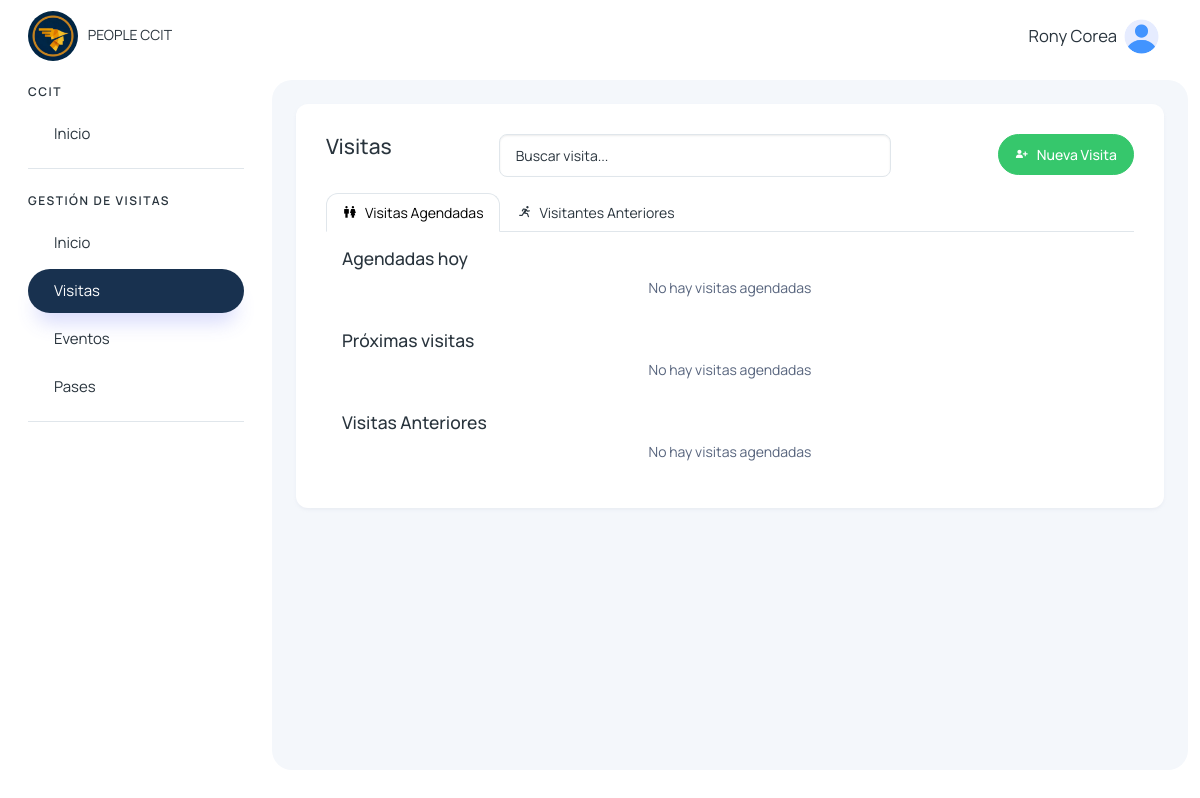
The app's page /visitas/todas (signed in), older data.
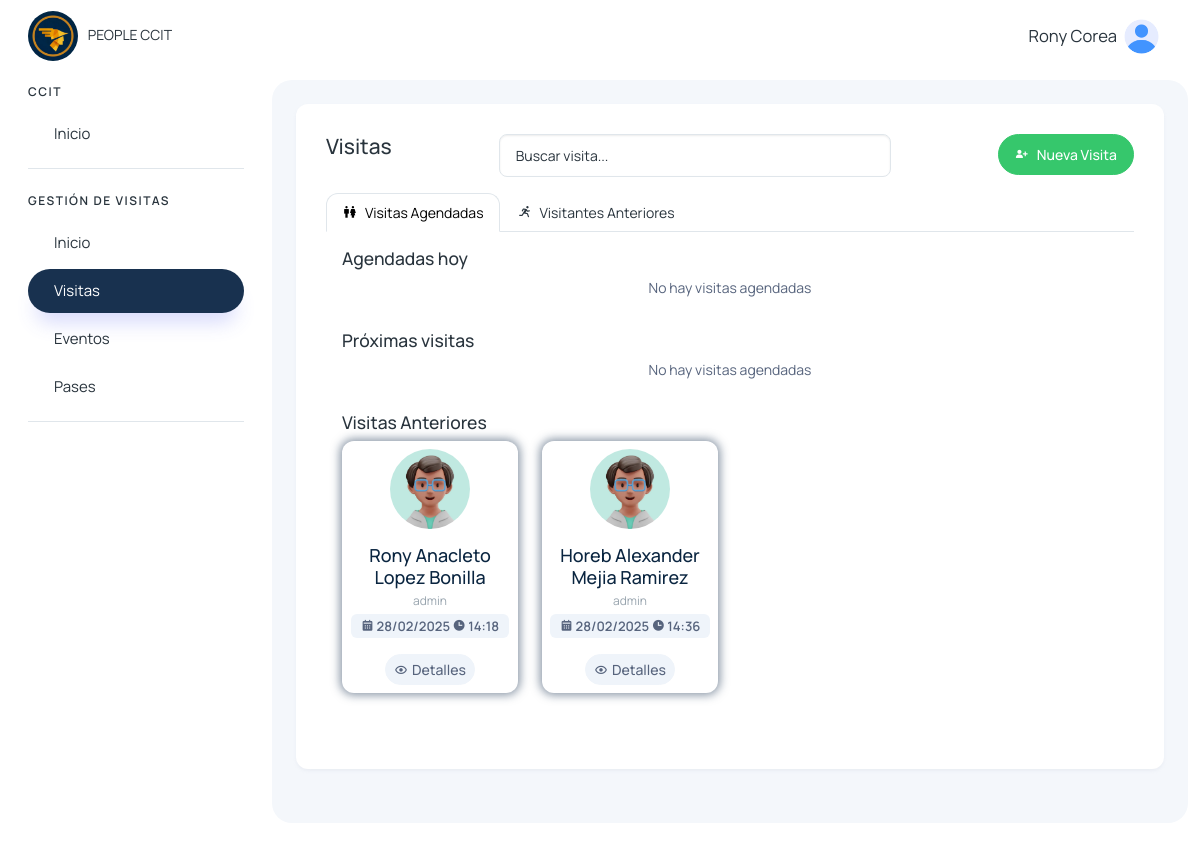
The same page, newer data.
### visitantes/models.py (models this page shows, shortened)
class Visita(models.Model):
    cod_visita = models.CharField(max_length=50, unique=True)
    visitante = models.CharField(max_length=500)
    motivo = models.TextField()
    accion = models.TextField(null=True, blank=True)
    tipo = models.TextField()
    agendado_presente = models.CharField(max_length=500, null=True, blank=True)
    estado_visitante = models.CharField(max_length=500, null=True, blank=True)
    area_departamento = models.CharField(max_length=255)
    persona_visitada = models.CharField(max_length=255)
    fecha_visita = models.DateField()
    hora_ingreso = models.TimeField()
    hora_salida = models.TimeField(null=True, blank=True)
    usuario_registro = models.CharField(max_length=50)
    num_pase = models.CharField(max_length=50, null=True, blank=True)
    foto_documento_identificacion = models.ImageField(upload_to='visitantes/', blank=True, null=True)
    created_at = models.DateTimeField(auto_now_add=True)
    updated_at = models.DateTimeField(auto_now=True)

### visitantes/views.py (the view)
# urls.py: path('visitas/todas', views.visitas_recepcion, name='visitas_recepcion'),
@login_required
def visitas_recepcion(request):
    today = timezone.localdate()
    visitas_dentro = Visita.objects.filter(estado_visitante='out').order_by('fecha_visita', 'hora_ingreso')
    visitas_agendadas_hoy = Visita.objects.filter(
        Q(estado_visitante='agendado', agendado_presente='agendado'),
        fecha_visita=today
    ).order_by('fecha_visita', 'hora_ingreso')
    visitas_agendadas = Visita.objects.filter(
        Q(estado_visitante='agendado', agendado_presente='agendado'),
        fecha_visita__gt=today
    ).order_by('fecha_visita', 'hora_ingreso')
    visitas_anteriores = Visita.objects.filter(
        Q(agendado_presente='agendado'),
        fecha_visita__lt=today
    ).order_by('-fecha_visita', 'hora_ingreso')
    visitantes_visita = VisitanesVisita.objects.all()
    pertenencias = PertenenciasVisitante.objects.all()
    pases = PaseAcceso.objects.all()
    eventos = EventoCapacitacion.objects.all().order_by('fecha', 'hora_inicio')
    visitante_por_documento = {v.documento_identificacion: v.nombre for v in visitantes_visita}
    visitas_info = {}
    for visita in visitas_dentro:
        visitas_info[visita.cod_visita] = {
            'visita': visita,
            'visitantes': [v for v in visitantes_visita if v.cod_visita == visita.cod_visita],
            'pertenencias': [p for p in pertenencias if p.cod_visita == visita.cod_visita],
        }
    visitas_agendadas_hoy_info = {}
    for visita in visitas_agendadas_hoy:
        visitas_agendadas_hoy_info[visita.cod_visita] = {
            'visita': visita,
            'visitantes': [v for v in visitantes_visita if v.cod_visita == visita.cod_visita],
            'pertenencias': [p for p in pertenencias if p.cod_visita == visita.cod_visita],
        }
    visitas_agendadas_info = {}
    for visita in visitas_agendadas:
        visitas_agendadas_info[visita.cod_visita] = {
            'visita': visita,
            'visitantes': [v for v in visitantes_visita if v.cod_visita == visita.cod_visita],
            'pertenencias': [p for p in pertenencias if p.cod_visita == visita.cod_visita],
        }
    visitas_anteriores_info = {}
    for visita in visitas_anteriores:
        visitas_anteriores_info[visita.cod_visita] = {
            'visita': visita,
            'visitantes': [v for v in visitantes_visita if v.cod_visita == visita.cod_visita],
            'pertenencias': [p for p in pertenencias if p.cod_visita == visita.cod_visita],
        }
    return render(request, 'visitantes/recepcion/principales/visitas.html', {
        'visitas_dentro': visitas_dentro,
        'visitas_agendadas': visitas_agendadas,
        'visitas_anteriores': visitas_anteriores,
        'visitas_agendadas_hoy': visitas_agendadas_hoy,
        'visitantes_visita': visitantes_visita,
        'pertenencias': pertenencias,
        'visitas_info': visitas_info,
        'visitas_agendadas_info': visitas_agendadas_info,
        'visitas_anteriores_info': visitas_anteriores_info,
        'visitas_agendadas_hoy_info': visitas_agendadas_hoy_info,
        'pases': pases,
        'eventos': eventos,
        'visitante_por_documento': visitante_por_documento,
    })

### usuarios/templatetags/dict_extras.py (called while the page is built)
@register.filter
def dict_get(dictionary, key):
    return dictionary.get(key, '')

### visitantes/context_processors.py (called while the page is built)
def grupos_usuario(request):
    if request.user.is_authenticated:
        grupos = request.user.groups.all()
    else:
        grupos = []
    return {'user_grupos': grupos}

### templates/visitantes/recepcion/principales/visitas.html (shortened to what the changed rows need)
{% extends 'layout/layout.html' %}
{% block content %}
{% load static %}
{% load dict_extras %}
<div>
    <div class="tab-content">
        <div class="tab-pane active" id="v_agendada" role="tabpanel">
            <div class="row p-3">
                <h5>Visitas Anteriores</h5>
                {% for visita in visitas_anteriores %}
                <div class="col-12 col-sm-12 col-md-6 col-lg-3 col-xl-3">
                    <div class="card hover-img card-visita-dentro">
                        <div class="card-body p-2 text-center border-none">
                            <img src="{% static '/assets/images/profile/user-3.jpg' %}" alt="matdash-img" class="rounded-circle mb-3" width="80" height="80">
                            <h4 class="card-title mb-1">{{visita.visitante}}</h4>
                            <div class=" mb-1 row">
                                <span class="fs-2">{{visita.persona_visitada}}</span>
                            </div>
                            <span class="badge text-bg-light text-secondary">
                                <i class='bx bxs-calendar'></i> {{visita.fecha_visita | date:'d/m/Y' }}
                                <i class='bx bxs-time' ></i> {{visita.hora_ingreso}}
                            </span>
                        </div>
                        <ul class="px-2 py-2 list-unstyled d-flex align-items-center justify-content-center mb-0">
                            <li class="position-relative">
                                <button class="btn btn-light btn-sm text-secondary d-flex align-items-center justify-content-center text-center fs-3" data-bs-toggle="modal" data-bs-target="#verDetallesVisitante{{visita.id}}">
                                    <i class='bx bx-show' style="margin-right: 4px;"></i> Detalles
                                </button>
                            </li>
                        </ul>
                    </div>
                </div>
                {% empty %}
                    <div class="col-12 text-center text-secondary">
                        No hay visitas agendadas
                    </div>
                {% endfor %}
            </div>
        </div>
    </div>
</div>
{% endblock %}

### templates/layout/layout.html (shortened to what the changed rows need)
{% load static %}
<!DOCTYPE html>
<html lang="en">
<head>
    <link href='https://unpkg.com/boxicons@2.1.4/css/boxicons.min.css' rel='stylesheet'>
    <link rel="stylesheet" href="https://cdn.jsdelivr.net/npm/sweetalert2@11.4.4/dist/sweetalert2.min.css">
    <link rel="stylesheet" href="{% static '/assets/css/styles.min.css' %}" />
</head>
<body>
  <div class="page-wrapper" id="main-wrapper" data-layout="vertical" data-navbarbg="skin6" data-sidebartype="full"
  data-sidebar-position="fixed" data-header-position="fixed">
    <aside class="left-sidebar">
        <div>
            <nav class="sidebar-nav scroll-sidebar" data-simplebar="">
                <ul id="sidebarnav">
                    {% for grupo in user_grupos %}
                        {% if grupo.name == "visitas_recepcion_group" or grupo.name == "admin_group" or grupo.name == 'super_admin' %}
                            <li class="nav-small-cap">
                                <span class="hide-menu">GESTIÓN DE VISITAS</span>
                            </li>
                            <li class="sidebar-item">
                                <a class="sidebar-link" href="{% url 'inicio_recepcion' %}" aria-expanded="false">
                                    <span class="hide-menu">Inicio</span>
                                </a>
                            </li>
                            <li class="sidebar-item">
                                <a class="sidebar-link" href="{% url 'visitas_recepcion' %}" aria-expanded="false">
                                    <span class="hide-menu">Visitas</span>
                                </a>
                            </li>
                            <li class="sidebar-item">
                                <a class="sidebar-link" href="{% url 'eventos_capacitaciones' %}" aria-expanded="false">
                                    <span class="hide-menu">Eventos</span>
                                </a>
                            </li>
                            <li class="sidebar-item">
                                <a class="sidebar-link" href="{% url 'pases_recepcion' %}" aria-expanded="false">
                                    <span class="hide-menu">Pases</span>
                                </a>
                            </li>
                        {% endif %}
                    {% endfor %}
                </ul>
            </nav>
        </div>
    </aside>
  <div class="body-wrapper">
            <div class="body-wrapper-inner">
                <div class="container-fluid">
                    <div class="card">
                        <div class="card-body">
                            {% block content %} {% endblock %}
                        </div>
                    </div>
                </div>
            </div>
        </div>
    </div>
</body>
</html>

Row changes from the older to the newer data that the page shows:
added Visita: visitante "Rony Anacleto Lopez Bonilla", persona_visitada "admin", fecha_visita "28/02/2025", hora_ingreso "14:18"
added Visita: visitante "Horeb Alexander Mejia Ramirez", persona_visitada "admin", fecha_visita "28/02/2025", hora_ingreso "14:36"
Text that changed along with them:
text no longer shown: "No hay visitas agendadas"
